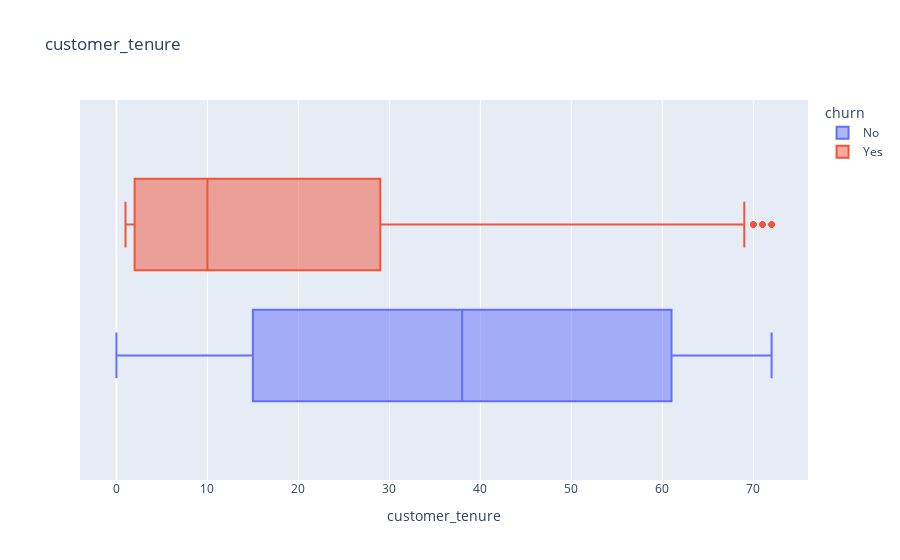
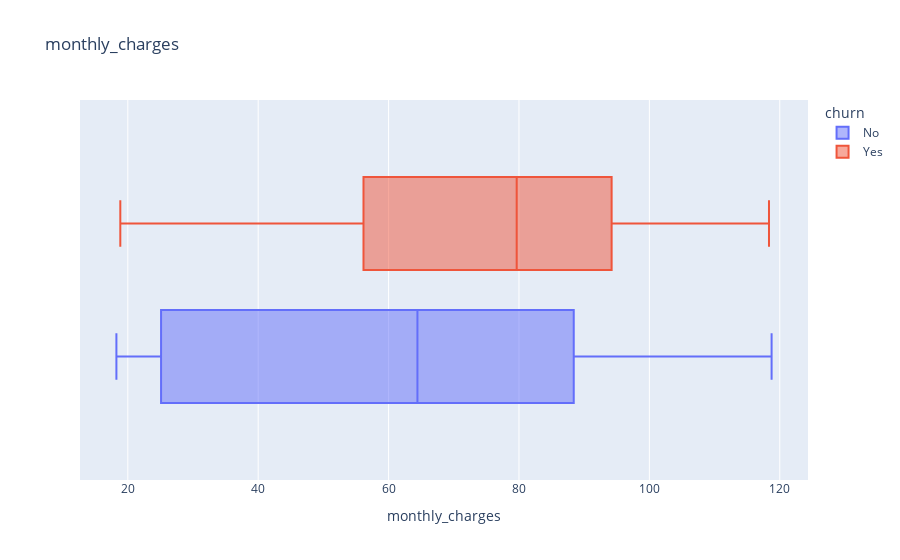

The cell these charts' notebook holds for them, in order:
### Markdown cell above
#### Utilizando a biblioteca plotly

### Code cell
# Imprimindo boxplot com o plotly

for col in ['customer_tenure', 'monthly_charges']:
    fig = box(df_telecom, x=col, color='churn', orientation='h', title=col)
    fig.show()

### Figure 1 — Plotly figure (JSON) as saved in the notebook; plotly's stock layout.template omitted (floating-point values rounded to 4 significant figures; data arrays with more than 128 entries replaced by an {"elided": "..."} marker saying what was removed)
{"data": [{"alignmentgroup": "True", "hovertemplate": "churn=No<br>customer_tenure=%{x}<extra></extra>", "legendgroup": "No", "marker": {"color": "#636efa"}, "name": "No", "notched": false, "offsetgroup": "No", "orientation": "h", "showlegend": true, "type": "box", "x": {"elided": "5174 int values"}, "x0": " ", "xaxis": "x", "y0": " ", "yaxis": "y"}, {"alignmentgroup": "True", "hovertemplate": "churn=Yes<br>customer_tenure=%{x}<extra></extra>", "legendgroup": "Yes", "marker": {"color": "#EF553B"}, "name": "Yes", "notched": false, "offsetgroup": "Yes", "orientation": "h", "showlegend": true, "type": "box", "x": {"elided": "1869 int values"}, "x0": " ", "xaxis": "x", "y0": " ", "yaxis": "y"}], "layout": {"boxmode": "group", "legend": {"title": {"text": "churn"}, "tracegroupgap": 0}, "title": {"text": "customer_tenure"}, "xaxis": {"anchor": "y", "domain": [0, 1], "title": {"text": "customer_tenure"}}, "yaxis": {"anchor": "x", "domain": [0, 1]}}}

### Figure 2 — Plotly figure (JSON) as saved in the notebook; plotly's stock layout.template omitted (floating-point values rounded to 4 significant figures; data arrays with more than 128 entries replaced by an {"elided": "..."} marker saying what was removed)
{"data": [{"alignmentgroup": "True", "hovertemplate": "churn=No<br>monthly_charges=%{x}<extra></extra>", "legendgroup": "No", "marker": {"color": "#636efa"}, "name": "No", "notched": false, "offsetgroup": "No", "orientation": "h", "showlegend": true, "type": "box", "x": {"elided": "5174 float values"}, "x0": " ", "xaxis": "x", "y0": " ", "yaxis": "y"}, {"alignmentgroup": "True", "hovertemplate": "churn=Yes<br>monthly_charges=%{x}<extra></extra>", "legendgroup": "Yes", "marker": {"color": "#EF553B"}, "name": "Yes", "notched": false, "offsetgroup": "Yes", "orientation": "h", "showlegend": true, "type": "box", "x": {"elided": "1869 float values"}, "x0": " ", "xaxis": "x", "y0": " ", "yaxis": "y"}], "layout": {"boxmode": "group", "legend": {"title": {"text": "churn"}, "tracegroupgap": 0}, "title": {"text": "monthly_charges"}, "xaxis": {"anchor": "y", "domain": [0, 1], "title": {"text": "monthly_charges"}}, "yaxis": {"anchor": "x", "domain": [0, 1]}}}
